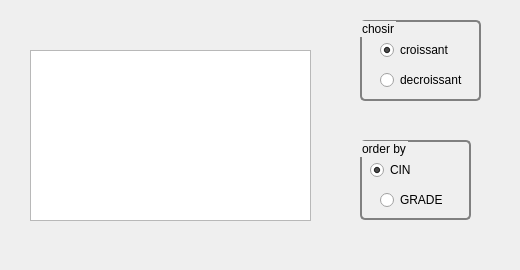
     <widget class="QWidget" name="tab_13">
      <attribute name="title">
       <string>trier employe</string>
      </attribute>
      <widget class="QTableView" name="tabemp_6">
       <property name="geometry">
        <rect>
         <x>30</x>
         <y>50</y>
         <width>281</width>
         <height>171</height>
        </rect>
       </property>
       <property name="font">
        <font>
         <pointsize>11</pointsize>
        </font>
       </property>
       <property name="styleSheet">
        <string notr="true"/>
       </property>
      </widget>
      <widget class="QGroupBox" name="groupBox_5">
       <property name="geometry">
        <rect>
         <x>360</x>
         <y>20</y>
         <width>121</width>
         <height>81</height>
        </rect>
       </property>
       <property name="styleSheet">
        <string notr="true">QGroupBox {
    background-color: qlineargradient(x1: 0, y1: 0, x2: 0, y2: 1,
                                      stop: 0 #E0E0E0, stop: 1 #FFFFFF);
    border: 2px solid gray;
    border-radius: 5px;
    margin-top: 1ex; /* leave space at the top for the title */
}</string>
       </property>
       <property name="title">
        <string>chosir</string>
       </property>
       <widget class="QRadioButton" name="radioButton_25">
        <property name="geometry">
         <rect>
          <x>20</x>
          <y>20</y>
          <width>95</width>
          <height>20</height>
         </rect>
        </property>
        <property name="styleSheet">
         <string notr="true"/>
        </property>
        <property name="text">
         <string>croissant</string>
        </property>
        <property name="checked">
         <bool>true</bool>
        </property>
       </widget>
       <widget class="QRadioButton" name="radioButton_26">
        <property name="geometry">
         <rect>
          <x>20</x>
          <y>50</y>
          <width>95</width>
          <height>20</height>
         </rect>
        </property>
        <property name="text">
         <string>decroissant</string>
        </property>
       </widget>
      </widget>
      <widget class="QGroupBox" name="groupBox_6">
       <property name="geometry">
        <rect>
         <x>360</x>
         <y>140</y>
         <width>111</width>
         <height>80</height>
        </rect>
       </property>
       <property name="styleSheet">
        <string notr="true">QGroupBox {
    background-color: qlineargradient(x1: 0, y1: 0, x2: 0, y2: 1,
                                      stop: 0 #E0E0E0, stop: 1 #FFFFFF);
    border: 2px solid gray;
    border-radius: 5px;
    margin-top: 1ex; /* leave space at the top for the title */
}</string>
       </property>
       <property name="title">
        <string>order by</string>
       </property>
       <widget class="QRadioButton" name="radioButton_27">
        <property name="geometry">
         <rect>
          <x>10</x>
          <y>20</y>
          <width>95</width>
          <height>20</height>
         </rect>
        </property>
        <property name="text">
         <string>CIN</string>
        </property>
        <property name="checked">
         <bool>true</bool>
        </property>
       </widget>
       <widget class="QRadioButton" name="radioButton_28">
        <property name="geometry">
         <rect>
          <x>20</x>
          <y>50</y>
          <width>95</width>
          <height>20</height>
         </rect>
        </property>
        <property name="text">
         <string>GRADE</string>
        </property>
       </widget>
      </widget>
      <widget class="QLabel" name="label_8">
       <property name="geometry">
        <rect>
         <x>10</x>
         <y>0</y>
         <width>501</width>
         <height>261</height>
        </rect>
       </property>
       <property name="styleSheet">
        <string notr="true">background-image: url(:/bg.jpg);</string>
       </property>
       <property name="text">
        <string/>
       </property>
       <property name="pixmap">
        <pixmap>../60342173_2276972439287605_1529191567795945472_n.jpg</pixmap>
       </property>
      </widget>
      <zorder>label_8</zorder>
      <zorder>tabemp_6</zorder>
      <zorder>groupBox_5</zorder>
      <zorder>groupBox_6</zorder>
     </widget>
